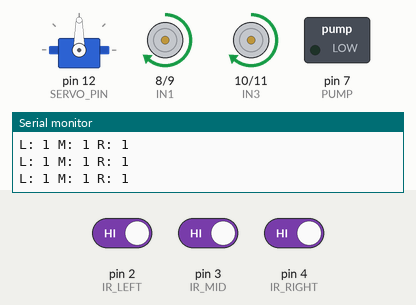
Bench run of a sketch on a simulated Arduino Uno, built with avr-gcc and run on an emulated ATmega328P. Parts: servo, motor-driver pin pairs drawn as motors (green arrow = first pin HIGH = forward, orange = second pin HIGH = backward, longer = more drive, scaled by the enable pin), switched loads named in the sketch (green lamp = pin HIGH), the last lines printed to the serial monitor. Dashed ring = blinking. Inputs (shaded band) come from the test bench; at power-on: pin 3 (IR_MID) HIGH, pin 4 (IR_RIGHT) HIGH, pin 2 (IR_LEFT) HIGH.

Above: at 1.2 s.
1.3 s: pin 3 (IR_MID) driven LOW
At 1.52 s:
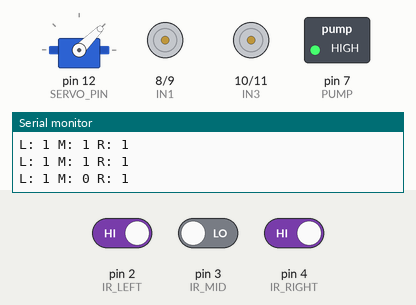
4.3 s: pin 3 (IR_MID) driven HIGH
At 4.72 s:
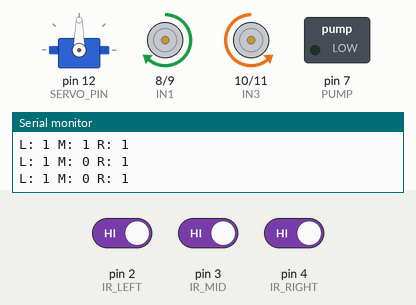
7.3 s: pin 4 (IR_RIGHT) driven LOW
At 7.8 s:
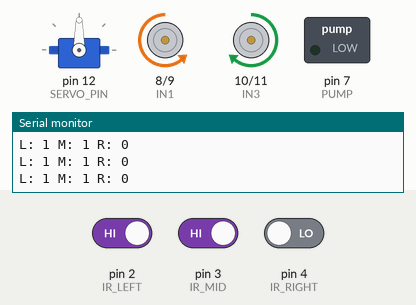
8.8 s: pin 4 (IR_RIGHT) driven HIGH
At 10.1 s:
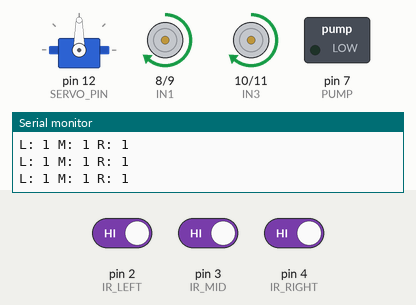
11.8 s: pin 2 (IR_LEFT) driven LOW
At 12.8 s:
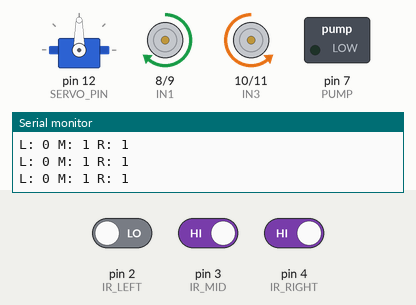
Timing chart, 0 to 14.8 s (numbered marks = the images above; inputs shaded):
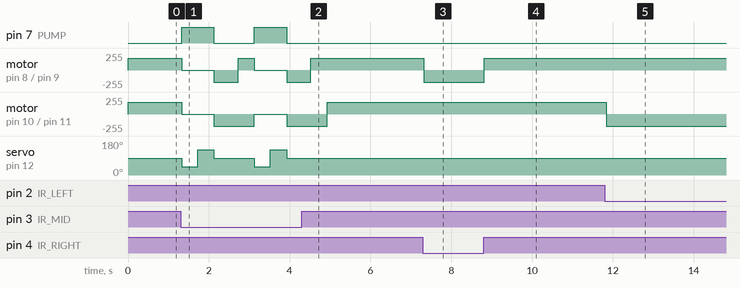

Measured:
- after the input at 1.3 s, pin 7 (PUMP): alternates HIGH for 0.80 s and LOW for 1.0 s, starting at once; motor on pin 8 (IN1) / pin 9 (IN2): forward 180/255 → stopped at once, → backward 180/255 0.80 s later, → forward 180/255 0.60 s later, → stopped 0.40 s later, … (5 changes in this stretch)
- after the input at 4.3 s, pin 7 (PUMP): stays LOW (without the input it goes to HIGH after 0.63 s); motor on pin 8 (IN1) / pin 9 (IN2): goes on until 4.5 s, then stays forward 180/255; servo on pin 12 (SERVO_PIN): stops changing and stays 90°
- after the input at 7.3 s, motor on pin 8 (IN1) / pin 9 (IN2): forward 180/255 → backward 180/255 at once
- after the input at 8.8 s, motor on pin 8 (IN1) / pin 9 (IN2): backward 180/255 → forward 180/255 at once
- after the input at 11.8 s, motor on pin 10 (IN3) / pin 11 (IN4): forward 180/255 → backward 180/255 at once

The sketch:

code.ino
```cpp
#include <Servo.h>

#define IN1 8
#define IN2 9
#define IN3 10
#define IN4 11
#define ENA 5
#define ENB 6

#define IR_LEFT 2
#define IR_MID 3
#define IR_RIGHT 4

#define PUMP 7
#define SERVO_PIN 12

Servo sprayer;

void setup() {
  pinMode(IN1, OUTPUT);
  pinMode(IN2, OUTPUT);
  pinMode(IN3, OUTPUT);
  pinMode(IN4, OUTPUT);
  pinMode(ENA, OUTPUT);
  pinMode(ENB, OUTPUT);

  pinMode(IR_LEFT, INPUT);
  pinMode(IR_MID, INPUT);
  pinMode(IR_RIGHT, INPUT);

  pinMode(PUMP, OUTPUT);
  digitalWrite(PUMP, LOW);

  sprayer.attach(SERVO_PIN);
  sprayer.write(90);

  Serial.begin(9600);
  Serial.println("IR Autonomous Water-Spraying Robot Ready!");
}

void loop() {
  int leftIR = digitalRead(IR_LEFT);
  int midIR = digitalRead(IR_MID);
  int rightIR = digitalRead(IR_RIGHT);

  Serial.print("L: "); Serial.print(leftIR);
  Serial.print(" M: "); Serial.print(midIR);
  Serial.print(" R: "); Serial.println(rightIR);

  // LOW means obstacle detected
  if (midIR == LOW) {
    stopMotors();
    digitalWrite(PUMP, HIGH);
    sprayWater();
    digitalWrite(PUMP, LOW);
    moveBackward();
    delay(600);
    turnRight();
    delay(400);
  }
  else if (leftIR == LOW) {
    turnRight();
  }
  else if (rightIR == LOW) {
    turnLeft();
  }
  else {
    moveForward();
  }
}

// === Motor Movement Functions ===
void moveForward() {
  digitalWrite(IN1, HIGH);
  digitalWrite(IN2, LOW);
  digitalWrite(IN3, HIGH);
  digitalWrite(IN4, LOW);
  analogWrite(ENA, 180);
  analogWrite(ENB, 180);
}

void moveBackward() {
  digitalWrite(IN1, LOW);
  digitalWrite(IN2, HIGH);
  digitalWrite(IN3, LOW);
  digitalWrite(IN4, HIGH);
  analogWrite(ENA, 180);
  analogWrite(ENB, 180);
}

void turnLeft() {
  digitalWrite(IN1, LOW);
  digitalWrite(IN2, HIGH);
  digitalWrite(IN3, HIGH);
  digitalWrite(IN4, LOW);
  analogWrite(ENA, 180);
  analogWrite(ENB, 180);
}

void turnRight() {
  digitalWrite(IN1, HIGH);
  digitalWrite(IN2, LOW);
  digitalWrite(IN3, LOW);
  digitalWrite(IN4, HIGH);
  analogWrite(ENA, 180);
  analogWrite(ENB, 180);
}

void stopMotors() {
  digitalWrite(IN1, LOW);
  digitalWrite(IN2, LOW);
  digitalWrite(IN3, LOW);
  digitalWrite(IN4, LOW);
}

void sprayWater() {
  sprayer.write(45);
  delay(400);
  sprayer.write(135);
  delay(400);
  sprayer.write(90);
}
```
